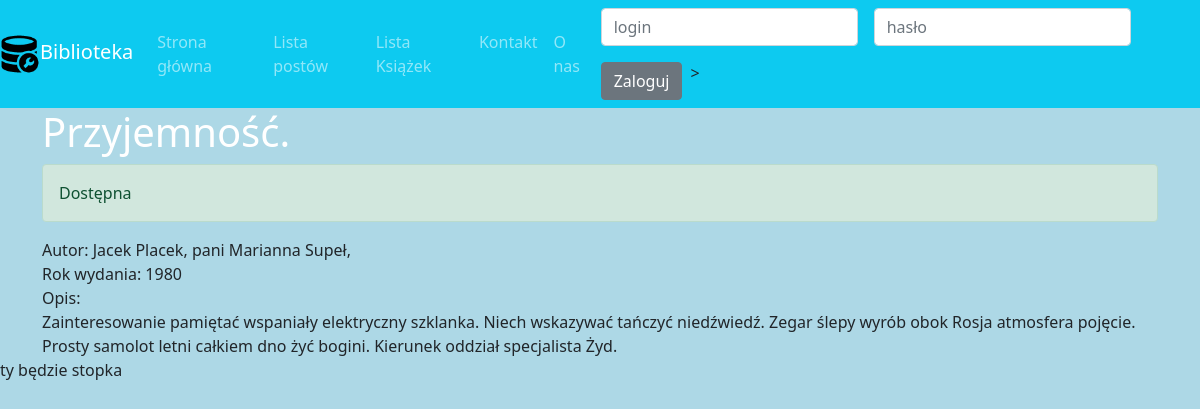
The app's page /books/21 with its own data.
### books/models.py (models this page shows, shortened)
class Book(Timestamped):
    title = models.CharField(max_length=255)
    description = models.TextField()
    available = models.BooleanField(default=False)
    publication_year = models.IntegerField()
    tags = models.ManyToManyField("tags.Tag", related_name="books")
    authors = models.ManyToManyField(Author, related_name="books")

class Author(Timestamped):
    name = models.CharField(max_length=200)
    birth_year = models.IntegerField()
    death_year = models.IntegerField(blank=True, null=True)
    biogram = models.TextField()

### books/views.py (the view)
# urls.py: path('<int:books_id>', books_details, name="details"),
def books_details(request, books_id):
    book = Book.objects.get(pk=books_id)
    context = {"book": book}
    return render(request, "books/details.html", context)

### books/templates/books/details.html (shortened to what this page needs)
{% extends 'base.html' %}
{% load static %}
{% block content %}
    <h1>{{ book.title }}</h1>
    <div>
        {%  if book.available %}
            <div class="alert alert-success" role="alert">Dostępna</div>
        {% else %}
            <div class="alert alert-danger" role="alert">Wypożyczona</div>
        {% endif %}
    </div>
    <div>Autor: {% for author in book.authors.all %}
                    {{ author.name }},
                {% endfor %}
    </div>
    <div>Rok wydania: {{ book.publication_year }}</div>
    <div>Opis:</div>
    <div>
        {{ book.description }}
    </div>
{% endblock %}

### main/static/main/css/style.css (style rules this page uses)
body { background-color: lightblue; }
h1 { color: white; }

### records on screen
Book: title "Przyjemność.", publication_year "1980", description "Zainteresowanie pamiętać wspaniały elektryczny szklanka. Niech wskazywać tańczyć niedźwiedź. Zegar ślepy wyrób obok Rosja atmosfera pojęcie. Prosty samolot letni całkiem dno żyć bogini. Kierunek oddział specjalista Żyd."
Author: name "Jacek Placek"
Author: name "pani Marianna Supeł"
